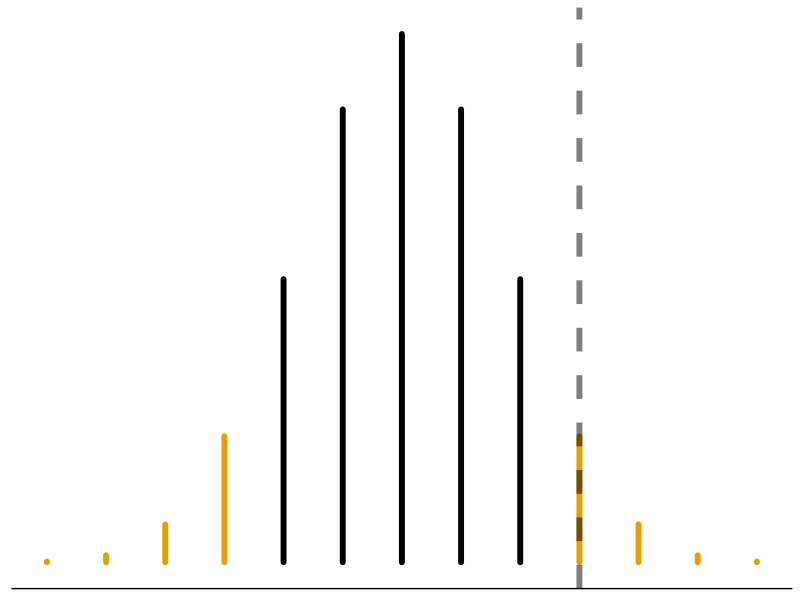

Write R code to recreate this figure.
library(tidyverse)
library(ggthemes)
sizeval <- 12
dvec <- dbinom(x = 0:sizeval, size = sizeval, prob = 0.5)
tibble(x = 0:sizeval, prob = dvec) %>%
  mutate(is_col = dvec <= dvec[x == 9]) %>%
  ggplot(aes(x = x, xend = x, y = 0, yend = prob, color = is_col)) +
  geom_segment(lwd = 2, lineend = "round") +
  geom_vline(xintercept = 9, lty = 2, alpha = 1/2, lwd = 2) +
  scale_color_colorblind() +
  theme_classic() +
  theme(legend.position = "none",
        axis.ticks = element_blank(),
        axis.text = element_blank(),
        axis.title = element_blank(),
        axis.line.y = element_blank()) ->
pl

ggsave(filename = "binom_plot.pdf", plot = pl)
